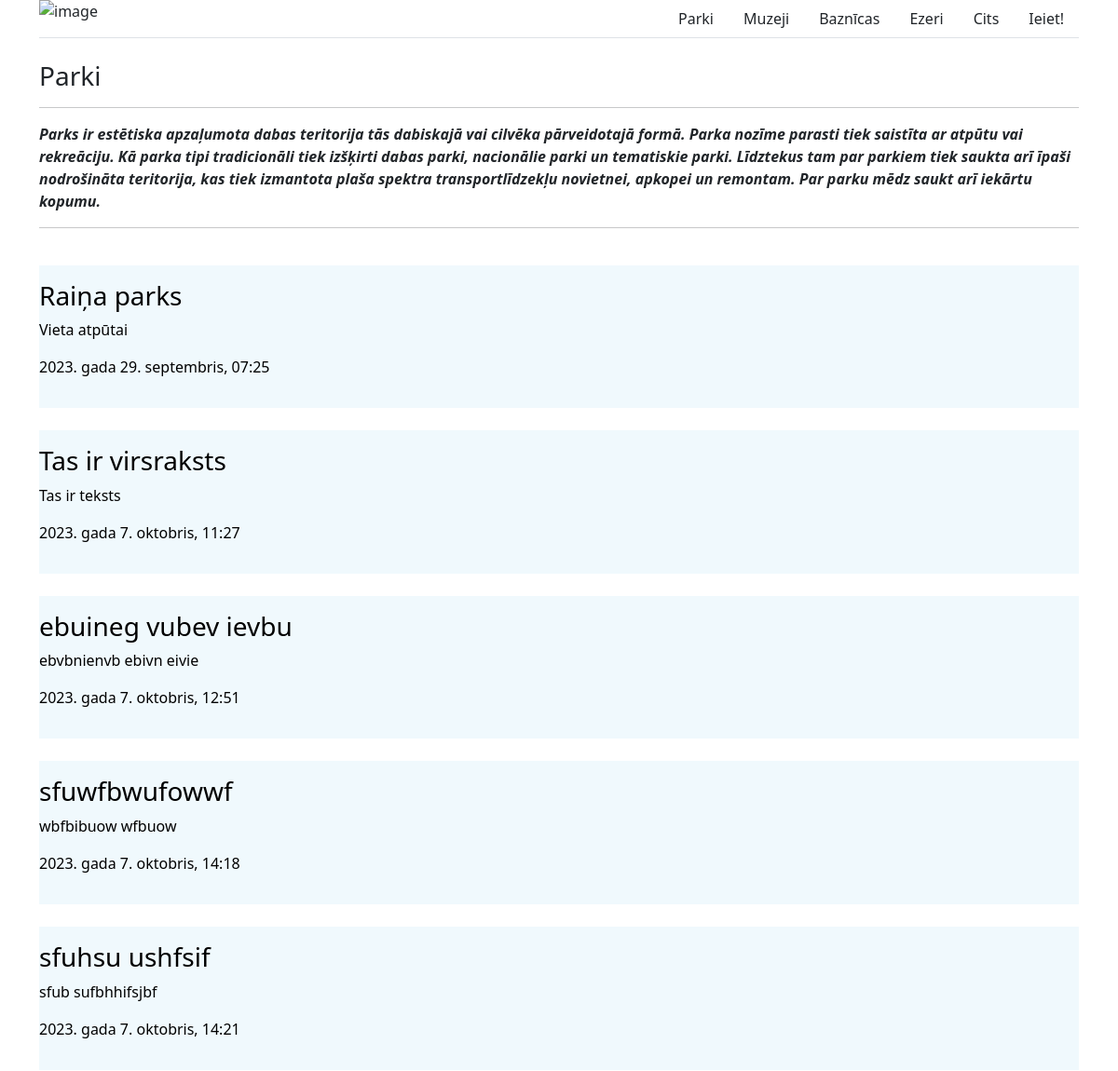
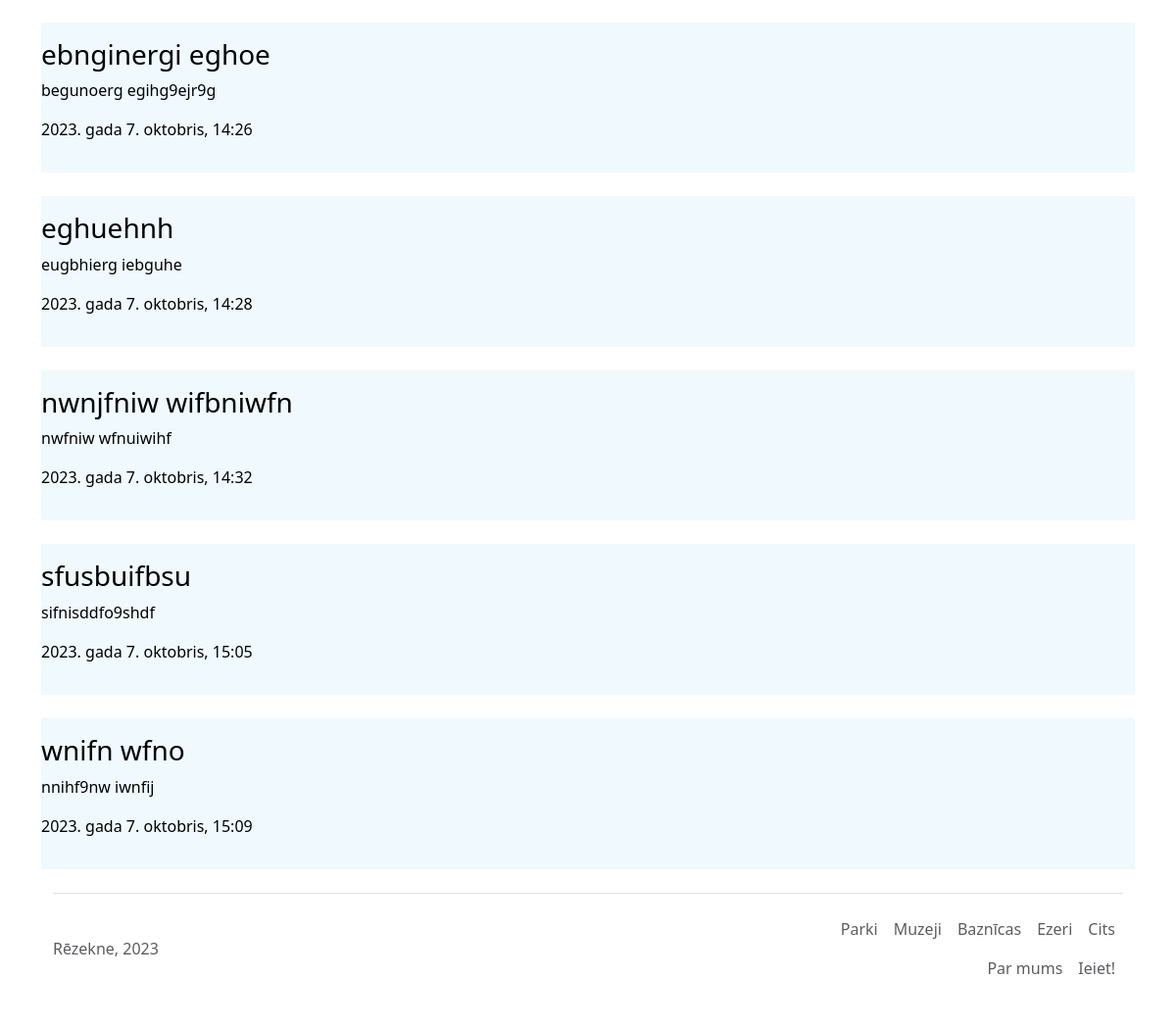
Before: /parks/ with the older database file (2 pictures, top to bottom).
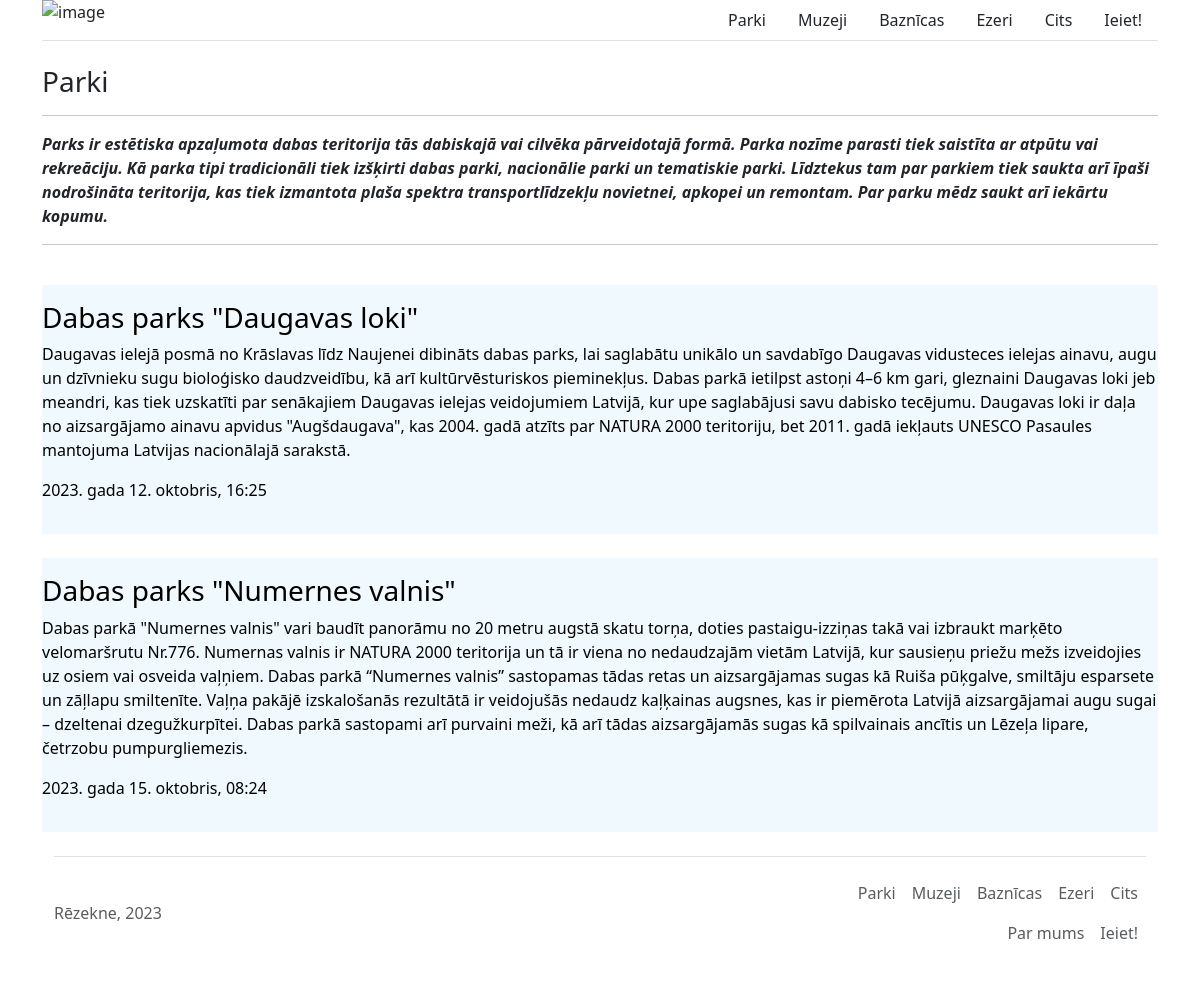
After: the same page with the newer database file.
### main/models.py (models this page shows, shortened)
class Article(models.Model):
    title = models.CharField(max_length=60)
    text = HTMLField()
    category = models.ForeignKey(Category, on_delete=models.CASCADE, blank=True, null=True)
    author = models.ForeignKey(User, on_delete=models.CASCADE, blank=True, null=True)
    pub_date = models.DateTimeField(auto_now_add=True, blank=True, null=True)

### main/views.py (the view)
# urls.py: path("parks/", views.parks_category, name="parks"),
def parks_category(request):
    category = Category.objects.get(title='Parki')
    articles = Article.objects.filter(category = category)
    return render(request, "parks.html", {"category": category, "articles": articles})

### main/template/parks.html (shortened to what this page needs)
{% extends 'base.html' %}
{% block content %}
    <h3>{{ category.title }}</h3>
    <hr>
    <p style="font-weight: bold; font-style: italic;">{{category.description}}</p>
    <hr><br>
    {% for article in articles %}
    <div class="article-item py-3 mb-4" style="background-color: rgb(240, 249, 253);">
     <a href="{% url 'article' article.id %}" class="article-link">
         <h3>{{ article.title }}</h3>
         <p>{{article.text|safe}}</p>
         <p>{{ article.pub_date }}</p>
     </a>
    </div>
     {% endfor %}
{% endblock content %}

Changed rows visible on the page:
removed Article: title "Raiņa parks", text "Vieta atpūtai", pub_date "2023. gada 29. septembris, 07:25"
removed Article: title "Tas ir virsraksts", text "Tas ir teksts", pub_date "2023. gada 7. oktobris, 11:27"
removed Article: title "ebuineg vubev ievbu", text "ebvbnienvb ebivn eivie", pub_date "2023. gada 7. oktobris, 12:51"
removed Article: title "sfuwfbwufowwf", text "wbfbibuow wfbuow", pub_date "2023. gada 7. oktobris, 14:18"
removed Article: title "sfuhsu ushfsif", text "sfub sufbhhifsjbf", pub_date "2023. gada 7. oktobris, 14:21"
removed Article: title "ebnginergi eghoe", text "begunoerg egihg9ejr9g", pub_date "2023. gada 7. oktobris, 14:26"
removed Article: title "eghuehnh", text "eugbhierg iebguhe", pub_date "2023. gada 7. oktobris, 14:28"
removed Article: title "nwnjfniw wifbniwfn", text "nwfniw wfnuiwihf", pub_date "2023. gada 7. oktobris, 14:32"
removed Article: title "sfusbuifbsu", text "sifnisddfo9shdf", pub_date "2023. gada 7. oktobris, 15:05"
removed Article: title "wnifn wfno", text "nnihf9nw iwnfij", pub_date "2023. gada 7. oktobris, 15:09"
added Article: title "Dabas parks \"Daugavas loki\"", text "Daugavas ielejā posmā no Krāslavas līdz Naujenei dibināts dabas parks, lai saglabātu unikālo un savdabīgo Daugavas vidusteces ielejas ainavu, augu un dzīvnieku sugu bioloģisko daudzveidību, kā arī kultūrvēsturiskos pieminekļus. Dabas parkā ietilpst astoņi 4–6 km gari, gleznaini Daugavas loki jeb meandri, kas tiek uzskatīti par senākajiem Daugavas ielejas veidojumiem Latvijā, kur upe saglabājusi savu dabisko tecējumu. Daugavas loki ir daļa no aizsargājamo ainavu apvidus \"Augšdaugava\", kas 2004. gadā atzīts par NATURA 2000 teritoriju, bet 2011. gadā iekļauts UNESCO Pasaules mantojuma Latvijas nacionālajā sarakstā.", pub_date "2023. gada 12. oktobris, 16:25"
added Article: title "Dabas parks \"Numernes valnis\"", text "Dabas parkā \"Numernes valnis\" vari baudīt panorāmu no 20 metru augstā skatu torņa, doties pastaigu-izziņas takā vai izbraukt marķēto velomaršrutu Nr.776. Numernas valnis ir NATURA 2000 teritorija un tā ir viena no nedaudzajām vietām Latvijā, kur sausieņu priežu mežs izveidojies uz osiem vai osveida vaļņiem. Dabas parkā “Numernes valnis” sastopamas tādas retas un aizsargājamas sugas kā Ruiša pūķgalve, smiltāju esparsete un zāļlapu smiltenīte. Vaļņa pakājē izskalošanās rezultātā ir veidojušās nedaudz kaļķainas augsnes, kas ir piemērota Latvijā aizsargājamai augu sugai – dzeltenai dzegužkurpītei. Dabas parkā sastopami arī purvaini meži, kā arī tādas aizsargājamās sugas kā spilvainais ancītis…", pub_date "2023. gada 15. oktobris, 08:24"
